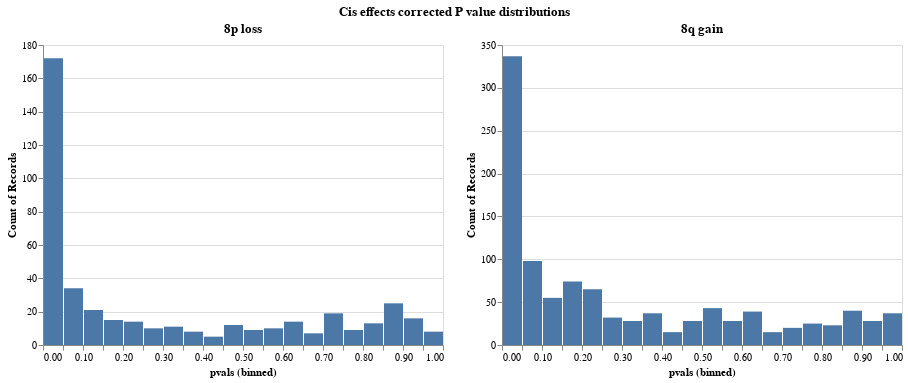

The notebook cell this image was saved under:
### Code cell
alt.hconcat(p_corrected, q_corrected).properties(
    title="Cis effects corrected P value distributions"
).configure_title(
    anchor="middle"
)

### Figure 1 — Vega-Lite specification as saved in the notebook (floating-point values rounded to 4 significant figures; data arrays with more than 128 entries replaced by an {"elided": "..."} marker saying what was removed)
{"config": {"view": {"continuousWidth": 400, "continuousHeight": 300}, "title": {"anchor": "middle"}}, "hconcat": [{"data": {"name": "data-10349e4696d702d6ee13a2e3264a0726"}, "mark": "bar", "encoding": {"x": {"type": "quantitative", "bin": {"step": 0.05}, "field": "pvals"}, "y": {"type": "quantitative", "aggregate": "count"}}, "title": "8p loss"}, {"data": {"name": "data-400eb202aff1de3a46b3080379e87bed"}, "mark": "bar", "encoding": {"x": {"type": "quantitative", "bin": {"step": 0.05}, "field": "pvals"}, "y": {"type": "quantitative", "aggregate": "count"}}, "title": "8q gain"}], "title": "Cis effects corrected P value distributions", "$schema": "https://vega.github.io/schema/vega-lite/v4.8.1.json", "datasets": {"data-10349e4696d702d6ee13a2e3264a0726": {"elided": "432 records"}, "data-400eb202aff1de3a46b3080379e87bed": {"elided": "1067 records"}}}
